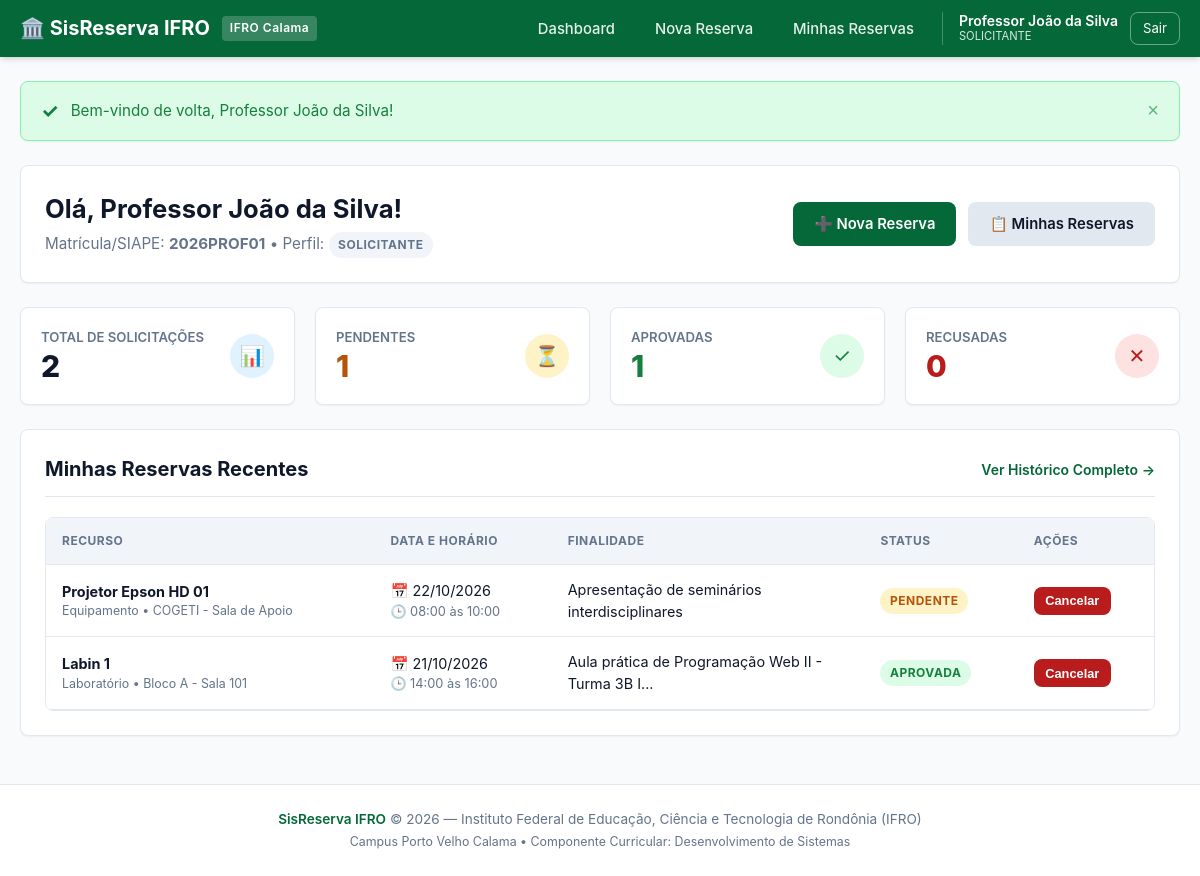
The app's page /public/dashboard.php (signed in) with its own data.
### tables this page shows
CREATE TABLE IF NOT EXISTS `reservations` (
  `id` INT UNSIGNED NOT NULL AUTO_INCREMENT,
  `user_id` INT UNSIGNED NOT NULL COMMENT 'Usuário que solicitou a reserva',
  `resource_id` INT UNSIGNED NOT NULL COMMENT 'Recurso reservado',
  `start_time` DATETIME NOT NULL COMMENT 'Data e hora de início',
  `end_time` DATETIME NOT NULL COMMENT 'Data e hora de término',
  `purpose` TEXT NOT NULL COMMENT 'Finalidade/Justificativa da aula ou evento',
  `status` ENUM('PENDENTE', 'APROVADA', 'RECUSADA', 'CANCELADA') NOT NULL DEFAULT 'PENDENTE' COMMENT 'Status da reserva',
  `rejection_reason` TEXT NULL DEFAULT NULL COMMENT 'Justificativa obrigatória (mín. 10 chars) em caso de recusa',
  `reviewed_by_id` INT UNSIGNED NULL DEFAULT NULL COMMENT 'Administrador que aprovou/recusou',
  `created_at` TIMESTAMP NOT NULL DEFAULT CURRENT_TIMESTAMP,
  `updated_at` TIMESTAMP NOT NULL DEFAULT CURRENT_TIMESTAMP ON UPDATE CURRENT_TIMESTAMP,
  PRIMARY KEY (`id`),
   
  KEY `idx_conflict_check` (`resource_id`, `start_time`, `end_time`, `status`),
  KEY `idx_user_history` (`user_id`, `start_time`),
  KEY `idx_status_filter` (`status`, `start_time`),
  KEY `fk_reservations_reviewer` (`reviewed_by_id`),
   
  CONSTRAINT `fk_reservations_user`
    FOREIGN KEY (`user_id`) REFERENCES `users` (`id`)
    ON DELETE CASCADE ON UPDATE CASCADE,
  CONSTRAINT `fk_reservations_resource`
    FOREIGN KEY (`resource_id`) REFERENCES `resources` (`id`)
    ON DELETE CASCADE ON UPDATE CASCADE,
  CONSTRAINT `fk_reservations_reviewer`
    FOREIGN KEY (`reviewed_by_id`) REFERENCES `users` (`id`)
    ON DELETE SET NULL ON UPDATE CASCADE
);

CREATE TABLE IF NOT EXISTS `resources` (
  `id` INT UNSIGNED NOT NULL AUTO_INCREMENT,
  `name` VARCHAR(100) NOT NULL COMMENT 'Nome do recurso (ex: Labin 1, Projetor)',
  `category` VARCHAR(50) NOT NULL COMMENT 'Categoria (Laboratório ou Equipamento)',
  `capacity` INT NULL DEFAULT NULL COMMENT 'Capacidade de pessoas (para salas/laboratórios)',
  `location` VARCHAR(100) NOT NULL COMMENT 'Localização física (ex: Bloco A - Sala 101)',
  `description` TEXT NULL COMMENT 'Descrição detalhada dos equipamentos instalados',
  `status` ENUM('ATIVO', 'MANUTENCAO', 'INATIVO') NOT NULL DEFAULT 'ATIVO' COMMENT 'Estado operacional',
  `created_at` TIMESTAMP NOT NULL DEFAULT CURRENT_TIMESTAMP,
  `updated_at` TIMESTAMP NOT NULL DEFAULT CURRENT_TIMESTAMP ON UPDATE CURRENT_TIMESTAMP,
  PRIMARY KEY (`id`),
  KEY `idx_resources_status` (`status`),
  KEY `idx_resources_category` (`category`)
);

### includes/auth.php (called while the page is built, shortened)
<?php
require_once __DIR__ . '/functions.php';
require_once __DIR__ . '/flash.php';
function currentUser(): ?array
{
    return $_SESSION['user'] ?? null;
}

### public/dashboard.php (the view, shortened to what this page needs)
<?php
require_once __DIR__ . '/../includes/auth.php';
require_once __DIR__ . '/../includes/functions.php';
require_once __DIR__ . '/../includes/flash.php';
$user = currentUser();
$counts = [
    'total'     => 0,
    'pendente'  => 0,
    'aprovada'  => 0,
    'recusada'  => 0,
    'cancelada' => 0,
];
$recentReservations = [];
try {
    $pdo = getDBConnection();
    $stmt = $pdo->prepare(
        'SELECT status, COUNT(*) as qtd
         FROM reservations
         WHERE user_id = :user_id
         GROUP BY status'
    );
    $stmt->execute([':user_id' => $user['id']]);
    while ($row = $stmt->fetch()) {
        $st = strtolower($row['status']);
        if (isset($counts[$st])) {
            $counts[$st] = (int)$row['qtd'];
        }
        $counts['total'] += (int)$row['qtd'];
    }
    $stmt = $pdo->prepare(
        'SELECT r.id, r.start_time, r.end_time, r.purpose, r.status, r.rejection_reason,
                res.name as resource_name, res.category, res.location
         FROM reservations r
         JOIN resources res ON r.resource_id = res.id
         WHERE r.user_id = :user_id
         ORDER BY r.start_time DESC
         LIMIT 5'
    );
    $stmt->execute([':user_id' => $user['id']]);
    $recentReservations = $stmt->fetchAll();
} catch (Exception $e) {
    error_log('[SisReserva Dashboard] Erro: ' . $e->getMessage());
    setFlash('danger', 'Não foi possível carregar os dados do seu painel.');
}
require_once __DIR__ . '/../includes/header.php';
?>
<div class="card" style="margin-bottom: 1.5rem;">
  <div style="display: flex; justify-content: space-between; align-items: center; flex-wrap: wrap; gap: 1rem;">
    <div>
      <h1 class="card-title" style="font-size: 1.6rem; margin-bottom: 0.25rem;">
        Olá, <?= e($user['name']) ?>!
      </h1>
      <p style="color: var(--text-muted); font-size: 0.95rem;">
        Matrícula/SIAPE: <strong><?= e($user['matricula']) ?></strong> &bull; Perfil: <span class="badge badge-secondary"><?= e($user['role']) ?></span>
      </p>
    </div>
    <div style="display: flex; gap: 0.75rem; flex-wrap: wrap;">
      <a href="<?= BASE_URL ?>/reservas/nova.php" class="btn btn-primary">➕ Nova Reserva</a>
      <a href="<?= BASE_URL ?>/reservas/minhas.php" class="btn btn-secondary">📋 Minhas Reservas</a>
    </div>
  </div>
</div>
<div class="stats-grid">
  <div class="stat-card">
    <div class="stat-info">
      <span class="stat-label">Total de Solicitações</span>
      <span class="stat-value"><?= $counts['total'] ?></span>
    </div>
    <div class="stat-badge" style="background: var(--info-bg); color: var(--info);">📊</div>
  </div>
  <div class="stat-card">
    <div class="stat-info">
      <span class="stat-label">Pendentes</span>
      <span class="stat-value" style="color: var(--warning);"><?= $counts['pendente'] ?></span>
    </div>
    <div class="stat-badge" style="background: var(--warning-bg); color: var(--warning);">⏳</div>
  </div>
  <div class="stat-card">
    <div class="stat-info">
      <span class="stat-label">Aprovadas</span>
      <span class="stat-value" style="color: var(--success);"><?= $counts['aprovada'] ?></span>
    </div>
    <div class="stat-badge" style="background: var(--success-bg); color: var(--success);">✓</div>
  </div>
  <div class="stat-card">
    <div class="stat-info">
      <span class="stat-label">Recusadas</span>
      <span class="stat-value" style="color: var(--danger);"><?= $counts['recusada'] ?></span>
    </div>
    <div class="stat-badge" style="background: var(--danger-bg); color: var(--danger);">✕</div>
  </div>
</div>
<div class="card">
  <div class="card-header">
    <h2 class="card-title">Minhas Reservas Recentes</h2>
    <a href="<?= BASE_URL ?>/reservas/minhas.php" style="font-size: 0.875rem; color: var(--primary); text-decoration: none; font-weight: 600;">
      Ver Histórico Completo &rarr;
    </a>
  </div>
  <?php if (empty($recentReservations)): ?>
    <div style="text-align: center; padding: 2.5rem 1rem; color: var(--text-muted);">
      <p style="font-size: 1.1rem; margin-bottom: 1rem;">Você ainda não possui nenhuma reserva solicitada.</p>
      <a href="<?= BASE_URL ?>/reservas/nova.php" class="btn btn-primary">Fazer Primeira Reserva</a>
    </div>
  <?php else: ?>
    <div class="table-responsive">
      <table class="table">
        <thead>
          <tr>
            <th>Recurso</th>
            <th>Data e Horário</th>
            <th>Finalidade</th>
            <th>Status</th>
            <th>Ações</th>
          </tr>
        </thead>
        <tbody>
          <?php foreach ($recentReservations as $r): ?>
            <?php
              $isFuture = strtotime($r['start_time']) > time();
              $canCancel = $isFuture && in_array($r['status'], ['PENDENTE', 'APROVADA'], true);
            ?>
            <tr>
              <td>
                <strong><?= e($r['resource_name']) ?></strong>
                <div style="font-size: 0.775rem; color: var(--text-muted);">
                  <?= e($r['category']) ?> &bull; <?= e($r['location']) ?>
                </div>
              </td>
              <td>
                <div>📅 <?= formatDateBr($r['start_time']) ?></div>
                <div style="font-size: 0.8rem; color: var(--text-muted);">
                  🕒 <?= formatTimeBr($r['start_time']) ?> às <?= formatTimeBr($r['end_time']) ?>
                </div>
              </td>
              <td style="max-width: 250px;">
                <span title="<?= e($r['purpose']) ?>">
                  <?= e(mb_strimwidth($r['purpose'], 0, 50, '...')) ?>
                </span>
              </td>
              <td><?= renderReservationBadge($r['status']) ?></td>
              <td>
                <?php if ($canCancel): ?>
                  <form action="<?= BASE_URL ?>/reservas/cancelar.php" method="POST" style="display: inline;">
                    <button type="submit" class="btn btn-sm btn-danger" data-confirm="Deseja realmente cancelar este agendamento?">
                      Cancelar
                    </button>
                  </form>
                <?php else: ?>
                  <span style="font-size: 0.8rem; color: var(--text-muted);">-</span>
                <?php endif; ?>
              </td>
            </tr>
          <?php endforeach; ?>
        </tbody>
      </table>
    </div>
  <?php endif; ?>
</div>
<?php require_once __DIR__ . '/../includes/footer.php'; ?>

### includes/functions.php (shortened to what this page needs)
<?php
function e(mixed $value): string
{
    return htmlspecialchars((string)($value ?? ''), ENT_QUOTES, 'UTF-8');
}
function formatDateBr(?string $datetime): string
{
    $ts = strtotime($datetime);
    return date('d/m/Y', $ts);
}
function formatTimeBr(?string $datetime): string
{
    $ts = strtotime($datetime);
    return date('H:i', $ts);
}
function renderReservationBadge(string $status): string
{
    $status = strtoupper(trim($status));
    $classes = [
        'PENDENTE'  => 'badge badge-warning',
        'APROVADA'  => 'badge badge-success',
        'RECUSADA'  => 'badge badge-danger',
        'CANCELADA' => 'badge badge-muted',
    ];
    $cls = $classes[$status] ?? 'badge badge-secondary';
    return '<span class="' . $cls . '">' . e($status) . '</span>';
}

### assets/css/style.css (style rules this page uses)
:root { --primary: #056839; --primary-dark: #034827; --primary-light: #e8f5ed; --primary-hover: #04552e; --secondary: #475569; --success: #15803d; --success-bg: #dcfce7; --warning: #b45309; --warning-bg: #fef3c7; --danger: #b91c1c; --danger-bg: #fee2e2; --info: #0369a1; --info-bg: #e0f2fe; --bg-main: #f8fafc; --card-bg: #ffffff; --border: #e2e8f0; --text-main: #0f172a; --text-muted: #64748b; --text-inverse: #ffffff; --shadow-sm: 0 1px 2px 0 rgb(0 0 0 / 0.05); --shadow: 0 4px 6px -1px rgb(0 0 0 / 0.1), 0 2px 4px -2px rgb(0 0 0 / 0.1); --shadow-lg: 0 10px 15px -3px rgb(0 0 0 / 0.1), 0 4px 6px -4px rgb(0 0 0 / 0.1); --radius: 8px; --transition: all 0.2s ease-in-out; }
* { margin: 0; padding: 0; box-sizing: border-box; }
body { font-family: -apple-system, BlinkMacSystemFont, "Segoe UI", Roboto, Helvetica, Arial, sans-serif; background-color: var(--bg-main); color: var(--text-main); line-height: 1.5; display: flex; flex-direction: column; min-height: 100vh; }
.alert { padding: 0.875rem 1.25rem; border-radius: var(--radius); display: flex; align-items: center; gap: 0.75rem; box-shadow: var(--shadow-sm); border: 1px solid transparent; }
.alert-success { background-color: var(--success-bg); color: var(--success); border-color: #86efac; }
.alert-icon { font-size: 1.25rem; font-weight: bold; }
.alert-content { flex: 1; font-size: 0.95rem; }
.alert-close { background: none; border: none; font-size: 1.25rem; cursor: pointer; color: inherit; opacity: 0.6; transition: var(--transition); }
.card { background-color: var(--card-bg); border: 1px solid var(--border); border-radius: var(--radius); box-shadow: var(--shadow-sm); padding: 1.5rem; margin-bottom: 1.5rem; }
.card-header { display: flex; justify-content: space-between; align-items: center; margin-bottom: 1.25rem; padding-bottom: 0.75rem; border-bottom: 1px solid var(--border); }
.card-title { font-size: 1.25rem; font-weight: 700; color: var(--text-main); }
.stats-grid { display: grid; grid-template-columns: repeat(auto-fit, minmax(200px, 1fr)); gap: 1.25rem; margin-bottom: 1.5rem; }
.stat-card { background-color: var(--card-bg); border: 1px solid var(--border); border-radius: var(--radius); padding: 1.25rem; display: flex; align-items: center; justify-content: space-between; box-shadow: var(--shadow-sm); }
.stat-info { display: flex; flex-direction: column; }
.stat-label { font-size: 0.825rem; color: var(--text-muted); text-transform: uppercase; font-weight: 600; }
.stat-value { font-size: 1.875rem; font-weight: 800; color: var(--text-main); line-height: 1.2; }
.stat-badge { width: 44px; height: 44px; border-radius: 50%; display: flex; align-items: center; justify-content: center; font-size: 1.25rem; }
.btn { display: inline-flex; align-items: center; justify-content: center; gap: 0.5rem; padding: 0.6rem 1.25rem; border-radius: var(--radius); font-size: 0.925rem; font-weight: 600; text-decoration: none; cursor: pointer; border: 1px solid transparent; transition: var(--transition); }
.btn-primary { background-color: var(--primary); color: #fff; }
.btn-secondary { background-color: #e2e8f0; color: var(--text-main); }
.btn-danger { background-color: var(--danger); color: #fff; }
.btn-sm { padding: 0.35rem 0.65rem; font-size: 0.8rem; }
.table-responsive { width: 100%; overflow-x: auto; border: 1px solid var(--border); border-radius: var(--radius); }
.table { width: 100%; border-collapse: collapse; text-align: left; font-size: 0.9rem; background-color: #fff; }
.table th, .table td { padding: 0.875rem 1rem; border-bottom: 1px solid var(--border); vertical-align: middle; }
.table th { background-color: #f1f5f9; font-weight: 700; color: var(--text-muted); text-transform: uppercase; font-size: 0.75rem; letter-spacing: 0.5px; }
.badge { display: inline-block; padding: 0.25rem 0.6rem; font-size: 0.75rem; font-weight: 700; border-radius: 9999px; text-transform: uppercase; letter-spacing: 0.5px; }
.badge-success { background-color: var(--success-bg); color: var(--success); }
.badge-warning { background-color: var(--warning-bg); color: var(--warning); }
.badge-muted, .badge-secondary { background-color: #f1f5f9; color: var(--text-muted); }

### records on screen
reservations: resource.name "Projetor Epson HD 01", resource.category "Equipamento", resource.location "COGETI - Sala de Apoio", start_time "22/10/2026", start_time "08:00", end_time "10:00", purpose "Apresentação de seminários interdisciplinares", status "PENDENTE"
reservations: resource.name "Labin 1", resource.category "Laboratório", resource.location "Bloco A - Sala 101", start_time "21/10/2026", start_time "14:00", end_time "16:00", purpose "Aula prática de Programação Web II - Turma 3B I...", status "APROVADA"

### other values on screen
APP_NAME "SisReserva IFRO"
$user['name'] "Professor João da Silva"
$user['role'] "SOLICITANTE"
$user['matricula'] "2026PROF01"
$counts['total'] "2"
$counts['pendente'] "1"
$counts['aprovada'] "1"
$counts['recusada'] "0"
